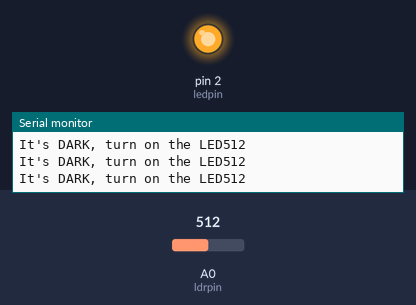
Simulated run of this sketch. Board: Arduino Uno, built with avr-gcc and run on an emulated ATmega328P. On the bench: output pins drawn as LEDs (lit = HIGH), the last lines printed to the serial monitor. The inputs (shaded band) are chosen by the test bench; at power-on: A0 (ldrpin) = 512.

Above: at 1.2 s.
1.3 s: A0 (ldrpin) set to 216
4.3 s: A0 (ldrpin) set to 187
At 5.3 s:
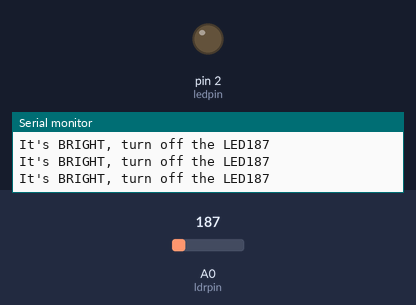
5.8 s: A0 (ldrpin) set to 210
At 7.0 s:
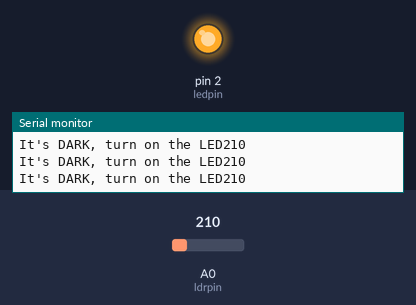
Timing chart, 0 to 8.8 s (numbered marks = the images above; inputs shaded):
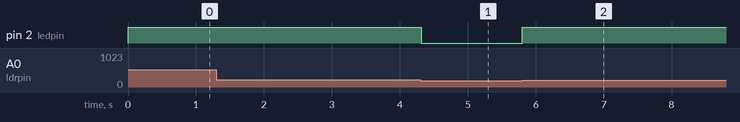

Measured:
- the behaviour switches between 201 and 200 on A0 (ldrpin) (found by bisection; images 0 and 1)
- after the input at 4.3 s, pin 2 (ledpin): HIGH → LOW at once
- after the input at 5.8 s, pin 2 (ledpin): LOW → HIGH at once

The sketch:

ldr.ino
```cpp
const int ldrpin=A0;
const int ledpin=2;
int ldrstatus;

void setup()
{
  Serial.begin(9600);
  pinMode(ldrpin,INPUT);
  pinMode(ledpin,OUTPUT);
}

void loop()
{
  ldrstatus=analogRead(ldrpin);

  if (ldrstatus <=200)
  {
    digitalWrite(ledpin, LOW);
    Serial.print("It's BRIGHT, turn off the LED");
    Serial.println(ldrstatus);
  }
  else
  {
    digitalWrite(ledpin, HIGH);
    Serial.print("It's DARK, turn on the LED");
    Serial.println(ldrstatus);
  }
}
```
